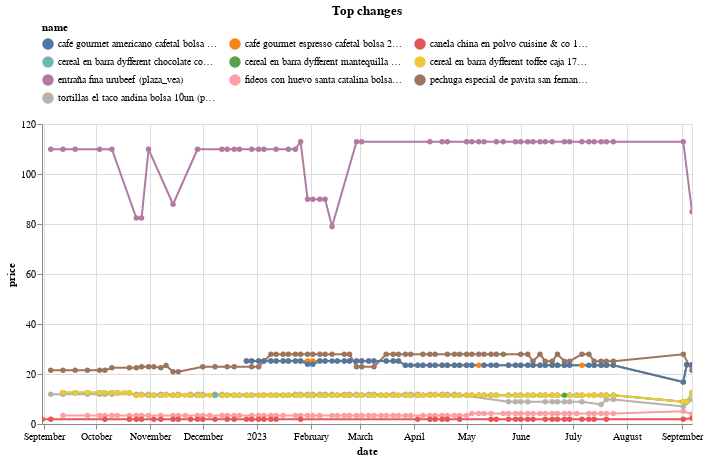

Notebook cell for this chart:
### Code cell
top_changes.head(10).pipe(plot_changes, 'Top changes')

### Figure 1 — Vega-Lite specification as saved in the notebook (floating-point values rounded to 4 significant figures; data arrays with more than 128 entries replaced by an {"elided": "..."} marker saying what was removed)
{"config": {"view": {"continuousWidth": 300, "continuousHeight": 300}, "legend": {"columns": 3, "orient": "top"}}, "data": {"name": "data-07fd8d3d24318ba1f069c1ed8d00c6e0"}, "mark": {"type": "line", "point": true}, "encoding": {"color": {"field": "name", "scale": {"domain": ["café gourmet americano cafetal bolsa 200g (plaza_vea)", "café gourmet espresso cafetal bolsa 200g (plaza_vea)", "canela china en polvo cuisine & co 10g (metro)", "cereal en barra dyfferent chocolate con maní caja 175g (plaza_vea)", "cereal en barra dyfferent mantequilla de maní caja 175g (plaza_vea)", "cereal en barra dyfferent toffee caja 175g (plaza_vea)", "entraña fina urubeef (plaza_vea)", "fideos con huevo santa catalina bolsa 400g (plaza_vea)", "pechuga especial de pavita san fernando (plaza_vea)", "tortillas el taco andina bolsa 10un (plaza_vea)"]}, "type": "nominal"}, "tooltip": [{"field": "name", "type": "nominal"}, {"field": "price", "type": "quantitative"}, {"field": "last_price", "type": "quantitative"}], "x": {"field": "date", "type": "temporal"}, "y": {"field": "price", "type": "quantitative"}}, "params": [{"name": "param_1", "select": {"type": "point", "fields": ["name"]}, "bind": "legend"}, {"name": "param_2", "select": {"type": "interval", "encodings": ["x", "y"]}, "bind": "scales"}], "title": "Top changes", "transform": [{"filter": {"param": "param_1"}}], "width": 650, "$schema": "https://vega.github.io/schema/vega-lite/v5.14.1.json", "datasets": {"data-07fd8d3d24318ba1f069c1ed8d00c6e0": {"elided": "668 records"}}}
